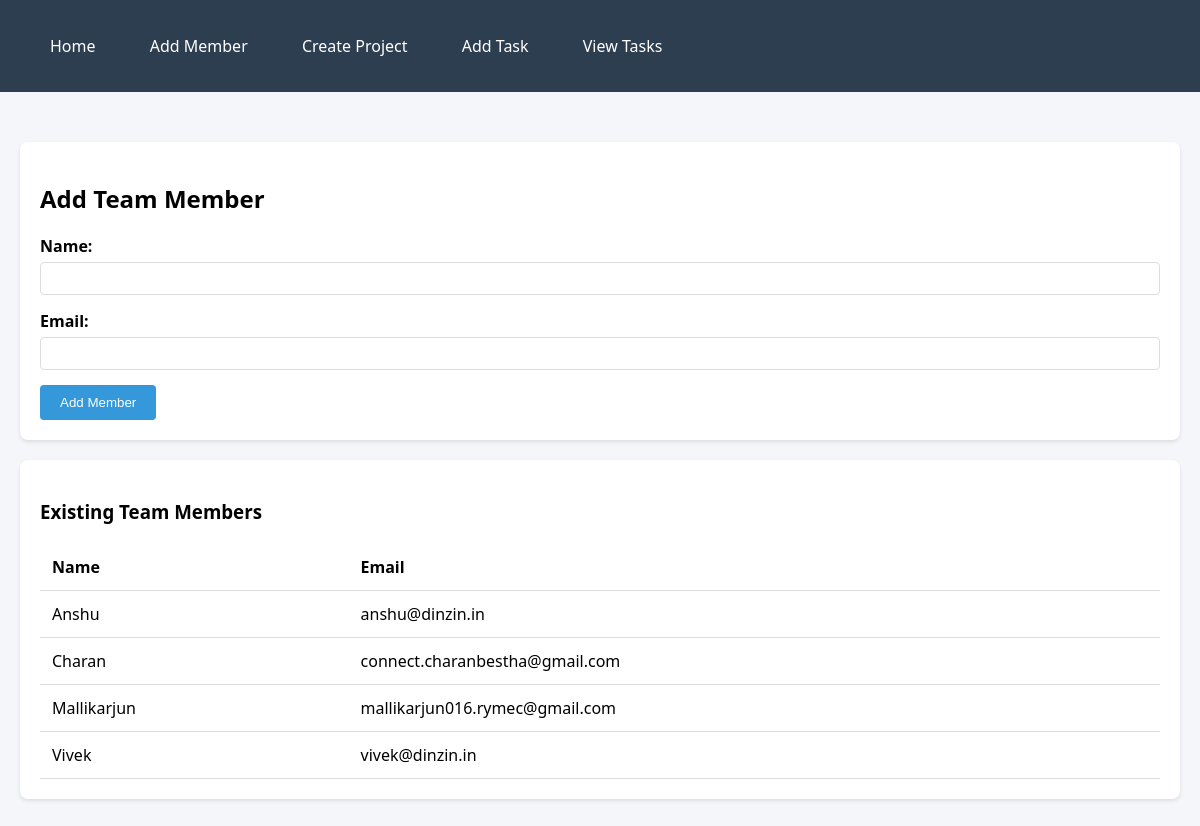
/admin/projects/add_member.php, run on the app's committed database.
### tables this page shows
CREATE TABLE `team_members` (
  `id` int(11) NOT NULL,
  `name` varchar(100) NOT NULL,
  `email` varchar(100) NOT NULL,
  `username` varchar(100) DEFAULT NULL,
  `password` varchar(255) DEFAULT NULL,
  `role` varchar(100) DEFAULT 'team_member',
  `pumble_mention` varchar(255) DEFAULT NULL
);

### admin/projects/add_member.php (the view, shortened to what this page needs)
<?php
include 'header.php';
include 'db.php';
$members = $conn->query("SELECT * FROM team_members ORDER BY name ASC")->fetchAll();
?>
<div class="card">
    <h2>Add Team Member</h2>
    <form method="POST">
        <div class="form-group">
            <label>Name:</label>
            <input type="text" name="name" required>
        </div>
        <div class="form-group">
            <label>Email:</label>
            <input type="email" name="email" required>
        </div>
        <button type="submit">Add Member</button>
    </form>
</div>
<div class="card">
    <h3>Existing Team Members</h3>
    <table class="task-list">
        <tr>
            <th>Name</th>
            <th>Email</th>
        </tr>
        <?php foreach ($members as $member): ?>
        <tr>
            <td><?= htmlspecialchars($member['name']) ?></td>
            <td><?= htmlspecialchars($member['email']) ?></td>
        </tr>
        <?php endforeach; ?>
    </table>
</div>
<?php include 'footer.php'; ?>

### admin/projects/header.php (style rules this page uses)
:root { --primary: #2c3e50; --secondary: #3498db; --light: #ecf0f1; }
body { font-family: 'Segoe UI', Tahoma, Geneva, Verdana, sans-serif; margin: 0; padding: 0; background-color: #f5f6fa; }
.card { background: white; border-radius: 8px; padding: 20px; margin-bottom: 20px; box-shadow: 0 2px 4px rgba(0,0,0,0.1); }
.form-group { margin-bottom: 15px; }
label { display: block; margin-bottom: 5px; font-weight: 600; }
input, textarea, select { width: 100%; padding: 8px; border: 1px solid #ddd; border-radius: 4px; box-sizing: border-box; }
button { background-color: var(--secondary); color: white; border: none; padding: 10px 20px; border-radius: 4px; cursor: pointer; }
.task-list { width: 100%; border-collapse: collapse; margin-top: 20px; }
.task-list th, .task-list td { padding: 12px; text-align: left; border-bottom: 1px solid #ddd; }

### data on the page
team_members: name "Anshu", email "anshu@dinzin.in"
team_members: name "Charan", email "connect.charanbestha@gmail.com"
team_members: name "Mallikarjun", email "mallikarjun016.rymec@gmail.com"
team_members: name "Vivek", email "vivek@dinzin.in"
